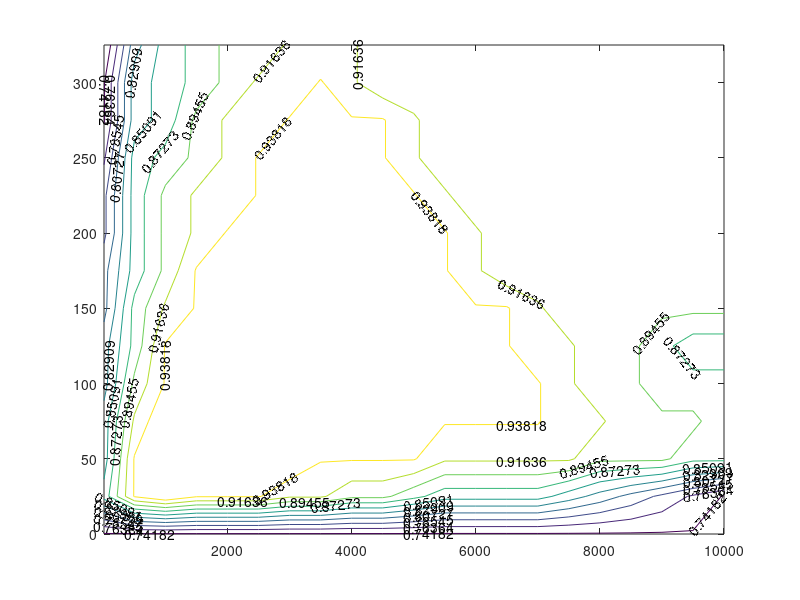

Recreate this plot in MATLAB. (Note: this script raises an error after producing the figure.)
%%% Initialization File for P3/P4 

%% Vehicle Parameters 
carData.Inertia = 1600;     % kg-m^2 - Car Inertia
carData.Mass = 1000;        % kg - Car Mass

%% Initial Conditions
carData.init.X0 = 0;        % m - Initial X Position of the Car
carData.init.Y0 = 0;        % m - Initial Y Position of the Car
carData.init.vx0 = 0.1;     % m/s - Initial Velocity in X of the Car
carData.init.vy0 = 0;       % m/s - Initial Velocity in Y of the Car
carData.init.omega0 = 0;    % rad/s - Initial Yaw Rate of the Car
carData.init.psi0 = 0;      % rad - Initial Heading of the Car

%% Vehicle Tire Information 
carData.Calpha_f = 40000;           % N/rad - Front Tire Coefficient (slope)
carData.Calpha_r = 40000;           % N/rad - Rear Tire Coefficient (slope)
carData.Fyfmax = 40000*1/180*pi;    % N - Max Front Tire Force
carData.Fyrmax = 40000*1/180*pi;    % N - Max Rear Tire Force
carData.lr = 1.5;                   % m - Distance from CG to rear axis
carData.lf = 1.0;                   % m - Distance from CG to front axis
carData.r = 0.3;                    % m - Radius of tires
carData.Iw = 0.5*7*(carData.r^2);   % kg-m^2 - Inertia of the tire
track_radius = 200;
carData.understeerCoeff = ...       % Understeering Coefficient 
    carData.Mass / ((carData.lr + carData.lf) * track_radius) ...
      * (carData.lr / carData.Calpha_f - ...
         carData.lf / carData.Calpha_r);

carData.maxAlpha = 4 / 180 * pi;    % Max Alpha Angle for Tires

%% Gear Ratio Information
carData.FDG = 2.5; % Final Drive Gear Ratio

% NOTE: Meant for teams utilizing switching gear ratios
carData.gearRatio1 = 10.0;
carData.gearRatio2 = 3.0;
carData.gearRatio3 = 1.0;

%% Velocity Information
carData.vxd = 15.0;          % m/s - Desired Velocity in X
carData.vx_threshold1 = 0.1; % m/s - Threshold for Velocity in X

%% Longitudinal Dynamics Properties
carData.C0 = 0.0041;         % N - Static Friction Coefficient 
carData.C1 = 0.000066;       % N/(m/s) - Rolling Friction Coefficient

% Parameters for Calculation of C2
Rho =1.225;                  % Kg/m^3 - Density of Atmosphere
A  = 2.32;                   % m^2 - Projected Area
Cd = 0.36;                   % unitless - Drag Coefficient
carData.C2 = 0.5*Rho*A*Cd;   % N/(m/s)^2 - Aerodynamic Drag Coefficient

%% Electric Motor Data (HVH410-150 Electric Motor)
%scaleFactor = 0.75;
motorData.Inertia = 1.09; % kg-m^2 - Motor Rotational Inertia
motorData.Mass = 140;     % kg - Motor Mass

motorData.rpm =       [0,  1000,2000,3000,4000,5000,6000,7000,8000,9000,10000,11000, 12000]; % rpm - Motor Speed for Max Torque curve
motorData.maxtorque = [280, 280, 280, 220, 160, 110,  95,  75,  60,  55,   50,   40,     0;  % N-m - Max Motor Torque for Max Torque curve
             280, 280, 275, 255, 240, 180, 140, 125,  95,  75,   70,   50,     0;
             280, 280, 275, 260, 250, 220, 180, 150, 125, 100,   80,   70,     0;
             280, 280, 275, 260, 250, 230, 200, 175, 140, 120,  100,   75,     0];
motorData.vbus = [350, 500, 600, 700]; % V - Motor Voltage 

motorData.eta_torque = [0:25:325];      % N-m - Motor Torque for Efficiency Contour
motorData.eta_speed = [0:500:10000];    % rpm - Motor Speed for Efficiency Contour
motorData.eta_speed(1) = 10;
motorData.eta_val = [0.740000000000000,0.740000000000000,0.740000000000000,0.740000000000000,0.740000000000000,0.740000000000000,0.740000000000000,0.740000000000000,0.740000000000000,0.740000000000000,0.740000000000000,0.740000000000000,0.740000000000000,0.740000000000000,0.740000000000000,0.740000000000000,0.740000000000000,0.740000000000000,0.740000000000000,0.740000000000000,0.740000000000000;
    0.860000000000000,0.940000000000000,0.96000000000000,0.940000000000000,0.940000000000000,0.940000000000000,0.920000000000000,0.920000000000000,0.900000000000000,0.900000000000000,0.880000000000000,0.860000000000000,0.860000000000000,0.860000000000000,0.860000000000000,0.840000000000000,0.820000000000000,0.800000000000000,0.780000000000000,0.760000000000000,0.740000000000000;
    0.840000000000000,0.940000000000000,0.96000000000000,0.96000000000000,0.96000000000000,0.96000000000000,0.960000000000000,0.940000000000000,0.940000000000000,0.940000000000000,0.940000000000000,0.920000000000000,0.920000000000000,0.920000000000000,0.920000000000000,0.920000000000000,0.900000000000000,0.900000000000000,0.900000000000000,0.880000000000000,0.880000000000000;
    0.840000000000000,0.920000000000000,0.96000000000000,0.96000000000000,0.96000000000000,0.96000000000000,0.96000000000000,0.96000000000000,0.96000000000000,0.940000000000000,0.940000000000000,0.940000000000000,0.940000000000000,0.940000000000000,0.940000000000000,0.920000000000000,0.920000000000000,0.900000000000000,0.900000000000000,0.900000000000000,0.880000000000000;
    0.820000000000000,0.900000000000000,0.940000000000000,0.96000000000000,0.96000000000000,0.96000000000000,0.96000000000000,0.96000000000000,0.96000000000000,0.96000000000000,0.96000000000000,0.96000000000000,0.940000000000000,0.940000000000000,0.940000000000000,0.920000000000000,0.900000000000000,0.900000000000000,0.880000000000000,0.880000000000000,0.880000000000000;
    0.820000000000000,0.880000000000000,0.940000000000000,0.940000000000000,0.96000000000000,0.96000000000000,0.96000000000000,0.96000000000000,0.96000000000000,0.96000000000000,0.96000000000000,0.96000000000000,0.940000000000000,0.940000000000000,0.920000000000000,0.920000000000000,0.900000000000000,0.900000000000000,0.880000000000000,0.860000000000000,0.860000000000000;
    0.800000000000000,0.880000000000000,0.920000000000000,0.940000000000000,0.96000000000000,0.96000000000000,0.96000000000000,0.96000000000000,0.96000000000000,0.96000000000000,0.96000000000000,0.96000000000000,0.940000000000000,0.940000000000000,0.920000000000000,0.900000000000000,0.900000000000000,0.900000000000000,0.900000000000000,0.900000000000000,0.900000000000000;
    0.800000000000000,0.860000000000000,0.900000000000000,0.940000000000000,0.940000000000000,0.96000000000000,0.96000000000000,0.96000000000000,0.96000000000000,0.96000000000000,0.96000000000000,0.940000000000000,0.920000000000000,0.900000000000000,0.900000000000000,0.900000000000000,0.900000000000000,0.900000000000000,0.900000000000000,0.900000000000000,0.900000000000000;
    0.780000000000000,0.860000000000000,0.900000000000000,0.920000000000000,0.940000000000000,0.940000000000000,0.96000000000000,0.96000000000000,0.96000000000000,0.96000000000000,0.96000000000000,0.940000000000000,0.920000000000000,0.900000000000000,0.900000000000000,0.900000000000000,0.900000000000000,0.900000000000000,0.900000000000000,0.900000000000000,0.900000000000000;
    0.780000000000000,0.860000000000000,0.900000000000000,0.920000000000000,0.920000000000000,0.940000000000000,0.940000000000000,0.940000000000000,0.96000000000000,0.940000000000000,0.940000000000000,0.920000000000000,0.900000000000000,0.900000000000000,0.900000000000000,0.900000000000000,0.900000000000000,0.900000000000000,0.900000000000000,0.900000000000000,0.900000000000000;
    0.760000000000000,0.860000000000000,0.880000000000000,0.900000000000000,0.920000000000000,0.940000000000000,0.940000000000000,0.940000000000000,0.940000000000000,0.940000000000000,0.920000000000000,0.900000000000000,0.900000000000000,0.900000000000000,0.900000000000000,0.900000000000000,0.900000000000000,0.900000000000000,0.900000000000000,0.900000000000000,0.900000000000000;
    0.740000000000000,0.840000000000000,0.860000000000000,0.900000000000000,0.920000000000000,0.920000000000000,0.940000000000000,0.940000000000000,0.940000000000000,0.940000000000000,0.920000000000000,0.900000000000000,0.900000000000000,0.900000000000000,0.900000000000000,0.900000000000000,0.900000000000000,0.900000000000000,0.900000000000000,0.900000000000000,0.9000000000000000;
    .740000000000000,0.840000000000000,0.860000000000000,0.880000000000000,0.900000000000000,0.920000000000000,0.920000000000000,0.940000000000000,0.920000000000000,0.900000000000000,0.900000000000000,0.900000000000000,0.900000000000000,0.900000000000000,0.900000000000000,0.900000000000000,0.900000000000000,0.900000000000000,0.900000000000000,0.900000000000000,0.900000000000000;
    0.720000000000000,0.820000000000000,0.860000000000000,0.880000000000000,0.900000000000000,0.900000000000000,0.920000000000000,0.920000000000000,0.920000000000000,0.900000000000000,0.900000000000000,0.900000000000000,0.900000000000000,0.900000000000000,0.900000000000000,0.900000000000000,0.900000000000000,0.900000000000000,0.900000000000000,0.900000000000000,0.900000000000000];

figure;
[C,h] = contour(motorData.eta_speed, motorData.eta_torque, motorData.eta_val);
clabel(C,h);
h.LineColor='k';
xlabel('Speed (rpm)');
ylabel('Torque (Nm)');
title('Motor Efficiency (%) Contour Maps');
grid
hold on
plot(motorData.rpm,motorData.maxtorque,'--')

%% Battery Data
batData.SOC = [0, 0.01, 0.1, 0.2, 0.3, 0.4, 0.5, 0.6, 0.7, 0.8, 0.9, 1];            % State of Charge
batData.OCV = [0, 3.1, 3.55, 3.68, 3.74, 3.76, 3.78, 3.85, 3.9, 3.95, 4.08, 4.15];  % OCV per cell
batData.Rint=0.1695;    % Internal Resistance per cell
batData.C = 200;        % Amp-hr - Total battery capacity
batData.numSeries = 96; % Number of Cells in Series
batData.numParallel = 74; % Number of Cells in Parallel

figure;
plot(batData.SOC,batData.OCV)
xlabel('Cell State of Charge ')
ylabel('Cell Open Circuit Volage (OCV) - Volts')
title('Lithium Ion Cell Characteristic - Project 3')
grid

%% Conversions
mph2mps = 1600/3600;
rps2rpm = 60/(2*pi());
